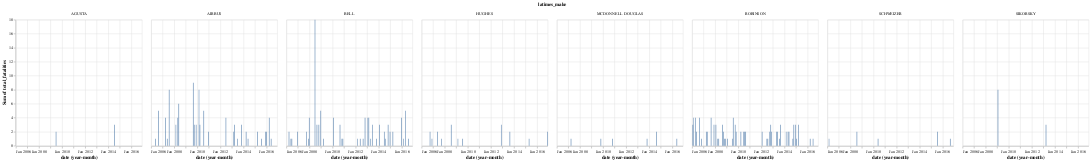

The code cell stored with this chart in its notebook:
### Code cell
alt.Chart(accident_list).mark_bar().encode(x="yearmonth(date)", y="sum(total_fatalities)", facet="latimes_make")

### Figure 1 — Vega-Lite specification as saved in the notebook (floating-point values rounded to 4 significant figures; data arrays with more than 128 entries replaced by an {"elided": "..."} marker saying what was removed)
{"config": {"view": {"continuousWidth": 300, "continuousHeight": 300}}, "data": {"name": "data-49d7b582b842daa784cce4db1dfe2d51"}, "mark": {"type": "bar"}, "encoding": {"facet": {"field": "latimes_make", "type": "nominal"}, "x": {"field": "date", "timeUnit": "yearmonth", "type": "temporal"}, "y": {"aggregate": "sum", "field": "total_fatalities", "type": "quantitative"}}, "$schema": "https://vega.github.io/schema/vega-lite/v5.14.1.json", "datasets": {"data-49d7b582b842daa784cce4db1dfe2d51": {"elided": "163 records"}}}
